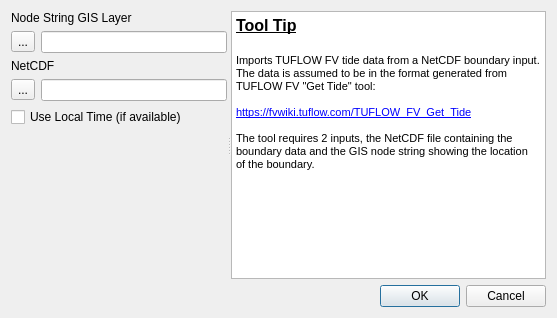
<?xml version="1.0" encoding="UTF-8"?>
<ui version="4.0">
 <class>ImportFVBCTideDlg</class>
 <widget class="QDialog" name="ImportFVBCTideDlg">
  <property name="geometry">
   <rect>
    <x>0</x>
    <y>0</y>
    <width>557</width>
    <height>318</height>
   </rect>
  </property>
  <property name="windowTitle">
   <string>Import FV BC Tide</string>
  </property>
  <layout class="QVBoxLayout" name="verticalLayout_3">
   <item>
    <widget class="QSplitter" name="splitter">
     <property name="orientation">
      <enum>Qt::Horizontal</enum>
     </property>
     <widget class="QWidget" name="verticalLayoutWidget">
      <layout class="QVBoxLayout" name="verticalLayout">
       <item>
        <widget class="QLabel" name="label">
         <property name="text">
          <string>Node String GIS Layer</string>
         </property>
        </widget>
       </item>
       <item>
        <layout class="QHBoxLayout" name="horizontalLayout">
         <item>
          <widget class="QToolButton" name="btnNS">
           <property name="text">
            <string>...</string>
           </property>
          </widget>
         </item>
         <item>
          <widget class="QLineEdit" name="leNS"/>
         </item>
        </layout>
       </item>
       <item>
        <widget class="QLabel" name="label_2">
         <property name="text">
          <string>NetCDF</string>
         </property>
        </widget>
       </item>
       <item>
        <layout class="QHBoxLayout" name="horizontalLayout_2">
         <item>
          <widget class="QToolButton" name="btnNC">
           <property name="text">
            <string>...</string>
           </property>
          </widget>
         </item>
         <item>
          <widget class="QLineEdit" name="leNC"/>
         </item>
        </layout>
       </item>
       <item>
        <widget class="QCheckBox" name="cbUseLocalTime">
         <property name="text">
          <string>Use Local Time (if available)</string>
         </property>
        </widget>
       </item>
       <item>
        <spacer name="verticalSpacer">
         <property name="orientation">
          <enum>Qt::Vertical</enum>
         </property>
         <property name="sizeHint" stdset="0">
          <size>
           <width>20</width>
           <height>40</height>
          </size>
         </property>
        </spacer>
       </item>
      </layout>
     </widget>
     <widget class="QWidget" name="verticalLayoutWidget_2">
      <layout class="QVBoxLayout" name="verticalLayout_2">
       <item>
        <widget class="QTextBrowser" name="toolTip">
         <property name="html">
          <string>&lt;!DOCTYPE HTML PUBLIC &quot;-//W3C//DTD HTML 4.0//EN&quot; &quot;http://www.w3.org/TR/REC-html40/strict.dtd&quot;&gt;
&lt;html&gt;&lt;head&gt;&lt;meta name=&quot;qrichtext&quot; content=&quot;1&quot; /&gt;&lt;style type=&quot;text/css&quot;&gt;
p, li { white-space: pre-wrap; }
&lt;/style&gt;&lt;/head&gt;&lt;body style=&quot; font-family:'MS Shell Dlg 2'; font-size:8.25pt; font-weight:400; font-style:normal;&quot;&gt;
&lt;p style=&quot; margin-top:0px; margin-bottom:0px; margin-left:0px; margin-right:0px; -qt-block-indent:0; text-indent:0px;&quot;&gt;&lt;span style=&quot; font-size:12pt; font-weight:600; text-decoration: underline;&quot;&gt;Tool Tip&lt;/span&gt;&lt;/p&gt;
&lt;p style=&quot;-qt-paragraph-type:empty; margin-top:0px; margin-bottom:0px; margin-left:0px; margin-right:0px; -qt-block-indent:0; text-indent:0px; font-size:12pt; font-weight:600; text-decoration: underline;&quot;&gt;&lt;br /&gt;&lt;/p&gt;
&lt;p style=&quot; margin-top:0px; margin-bottom:0px; margin-left:0px; margin-right:0px; -qt-block-indent:0; text-indent:0px;&quot;&gt;&lt;span style=&quot; font-size:8pt;&quot;&gt;Imports TUFLOW FV tide data from a NetCDF boundary input. The data is assumed to be in the format generated from TUFLOW FV &amp;quot;Get Tide&amp;quot; tool:&lt;/span&gt;&lt;/p&gt;
&lt;p style=&quot;-qt-paragraph-type:empty; margin-top:0px; margin-bottom:0px; margin-left:0px; margin-right:0px; -qt-block-indent:0; text-indent:0px; font-size:8pt;&quot;&gt;&lt;br /&gt;&lt;/p&gt;
&lt;p style=&quot; margin-top:0px; margin-bottom:0px; margin-left:0px; margin-right:0px; -qt-block-indent:0; text-indent:0px;&quot;&gt;&lt;a href=&quot;https://fvwiki.tuflow.com/TUFLOW_FV_Get_Tide&quot;&gt;&lt;span style=&quot; font-size:8pt; text-decoration: underline; color:#0000ff;&quot;&gt;https://fvwiki.tuflow.com/TUFLOW_FV_Get_Tide&lt;/span&gt;&lt;/a&gt;&lt;/p&gt;
&lt;p style=&quot;-qt-paragraph-type:empty; margin-top:0px; margin-bottom:0px; margin-left:0px; margin-right:0px; -qt-block-indent:0; text-indent:0px; font-size:8pt; text-decoration: underline; color:#0000ff;&quot;&gt;&lt;br /&gt;&lt;/p&gt;
&lt;p style=&quot; margin-top:0px; margin-bottom:0px; margin-left:0px; margin-right:0px; -qt-block-indent:0; text-indent:0px;&quot;&gt;&lt;span style=&quot; font-size:8pt;&quot;&gt;The tool requires 2 inputs, the NetCDF file containing the boundary data and the GIS node string showing the location of the boundary.&lt;/span&gt;&lt;/p&gt;&lt;/body&gt;&lt;/html&gt;</string>
         </property>
        </widget>
       </item>
      </layout>
     </widget>
    </widget>
   </item>
   <item>
    <widget class="QDialogButtonBox" name="buttonBox">
     <property name="orientation">
      <enum>Qt::Horizontal</enum>
     </property>
     <property name="standardButtons">
      <set>QDialogButtonBox::Cancel|QDialogButtonBox::Ok</set>
     </property>
    </widget>
   </item>
  </layout>
 </widget>
 <resources/>
 <connections>
  <connection>
   <sender>buttonBox</sender>
   <signal>accepted()</signal>
   <receiver>ImportFVBCTideDlg</receiver>
   <slot>accept()</slot>
   <hints>
    <hint type="sourcelabel">
     <x>248</x>
     <y>254</y>
    </hint>
    <hint type="destinationlabel">
     <x>157</x>
     <y>274</y>
    </hint>
   </hints>
  </connection>
  <connection>
   <sender>buttonBox</sender>
   <signal>rejected()</signal>
   <receiver>ImportFVBCTideDlg</receiver>
   <slot>reject()</slot>
   <hints>
    <hint type="sourcelabel">
     <x>316</x>
     <y>260</y>
    </hint>
    <hint type="destinationlabel">
     <x>286</x>
     <y>274</y>
    </hint>
   </hints>
  </connection>
 </connections>
</ui>
